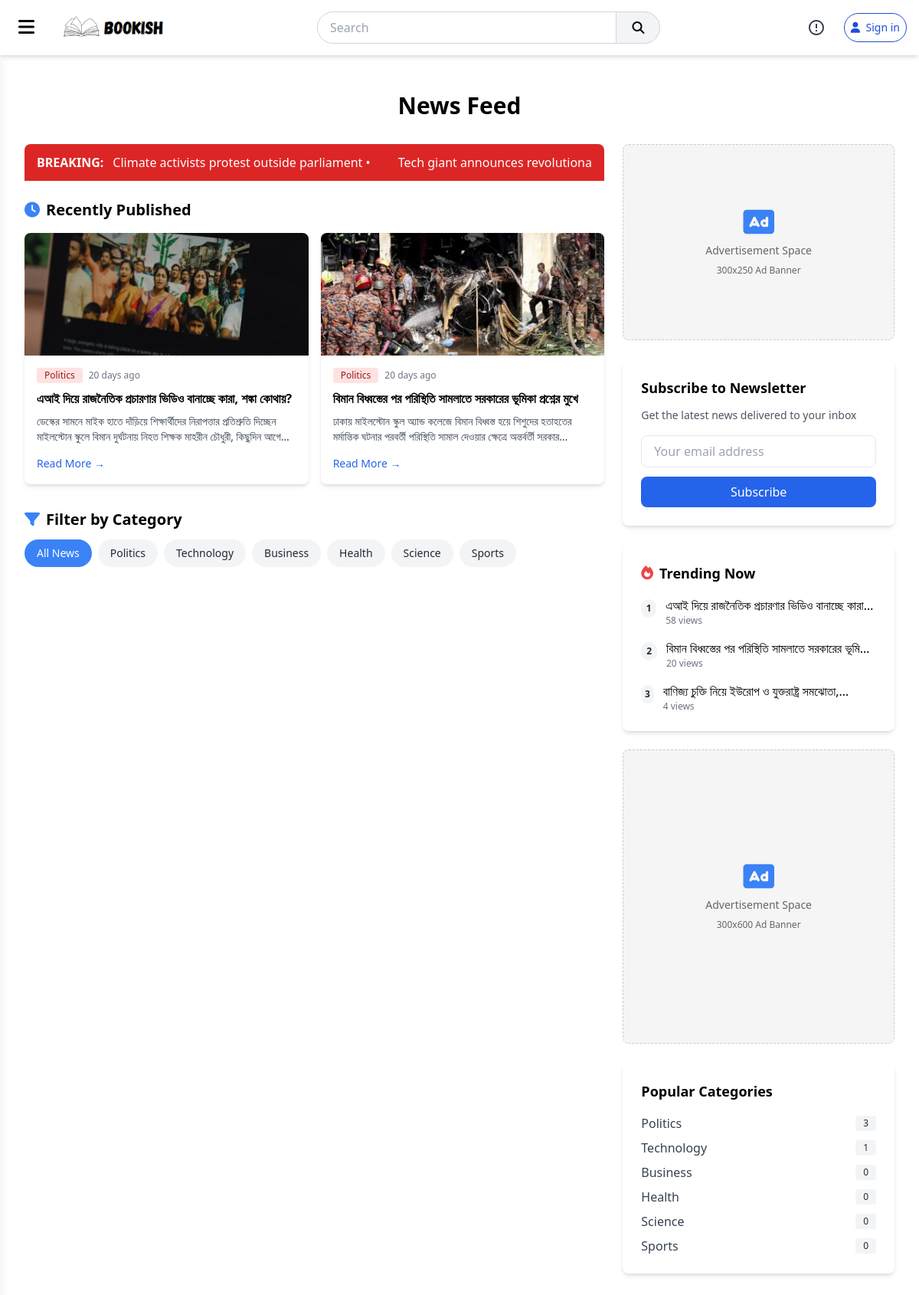
Page /news/feed on the committed database.
### main/models.py (models this page shows, shortened)
class News(models.Model):
    title = models.CharField(max_length=255)
    slug = AutoSlugField(populate_from='title', unique=True)
    description = models.TextField()
    content = CKEditor5Field(config_name="extends")
    author = models.ForeignKey(User, on_delete=models.CASCADE, related_name='news')
    category = models.ForeignKey(NewsCategory, on_delete=models.CASCADE, related_name='news', blank=True, null=True)
    published_date = models.DateTimeField(auto_now_add=True)
    updated_date = models.DateTimeField(auto_now=True)
    likes = models.ManyToManyField(User, related_name='liked_news', blank=True)
    dislikes = models.ManyToManyField(User, related_name='disliked_news', blank=True)
    views = models.PositiveIntegerField(default=0)
    publish = models.BooleanField(default=False)

class NewsImage(models.Model):
    news = models.ForeignKey(News, on_delete=models.CASCADE, related_name="images")
    image = models.ImageField(upload_to='news_images/')

class NewsCategory(models.Model):
    name = models.CharField(max_length=50)
    slug = AutoSlugField(populate_from="name", unique=True)
    def __str__(self):
        return self.name

### news/views.py (the view)
# urls.py: 2. Add a URL to urlpatterns:  path('', views.home, name='home')
def home(request):
    categories = NewsCategory.objects.annotate(news_count=Count('news')).order_by('-news_count')
    recent_news = News.objects.order_by('-published_date')[:2]
    trending_news = News.objects.annotate(views_count=Count('news_views')).order_by('-views_count')[:3]
    context = {
        'categories': categories,
        'recent_news': recent_news,
        "trending_news": trending_news
    }
    return render(request, 'news/index.html', context)

### main/context_processors.py (called while the page is built)
def notifications(request):
    if request.user.is_authenticated:
        return {'notifications': Notification.objects.filter(user=request.user).order_by('-created_at')[:5]}
    else:
        return Notification.objects.none()

def unread_notifications(request):
    if request.user.is_authenticated:
        return {'unread_notifications': Notification.objects.filter(user=request.user, is_read=False).count()}
    else:
        return Notification.objects.none()

### main/templatetags/custom_filters.py (called while the page is built)
@register.filter
def time_since(value):
    return time_since_custom(value)

### main/utils.py (called while the page is built)
def time_since_custom(dt):
    if not dt:
        return ""
    current_time = timezone.now()
    diff = relativedelta(current_time, dt)
    if diff.years > 0:
        return f"{diff.years} year{'s' if diff.years > 1 else ''} ago"
    elif diff.months > 0:
        return f"{diff.months} month{'s' if diff.months > 1 else ''} ago"
    elif diff.days > 0:
        return f"{diff.days} day{'s' if diff.days > 1 else ''} ago"
    elif diff.hours > 0:
        return f"{diff.hours} hour{'s' if diff.hours > 1 else ''} ago"
    elif diff.minutes > 0:
        return f"{diff.minutes} minute{'s' if diff.minutes > 1 else ''} ago"
    else:
        return "just now"

### templates/news/index.html (shortened to what this page needs)
{% extends 'base.html' %}
{% load static %}
{% load custom_filters %}
{% block content %}
    <div class="container mx-auto px-4 py-8 max-w-7xl">
        <header class="text-center mb-8">
            <h1 class="text-3xl font-bold">News Feed</h1>
        </header>
        <div class="flex flex-col lg:flex-row gap-6">
            <div class="w-full lg:w-2/3">
                <div class="bg-red-600 text-white px-4 py-3 rounded-t-lg mb-6 overflow-hidden relative">
                    <div class="flex items-center">
                        <span class="font-bold mr-3 whitespace-nowrap">BREAKING:</span>
                        <div class="overflow-hidden">
                            <div class="breaking-news-ticker whitespace-nowrap">
                                <span class="mr-8">Climate activists protest outside parliament •</span>
                                <span class="mr-8">Tech giant announces revolutionary AI assistant •</span>
                            </div>
                        </div>
                    </div>
                </div>
                <div class="mb-8">
                    <h2 class="text-xl font-semibold mb-4 flex items-center">
                        <i class="fas fa-clock mr-2 text-blue-500"></i> Recently Published
                    </h2>
                    <div class="grid grid-cols-1 md:grid-cols-2 gap-4">
                        {% for news in recent_news %}
                        <div class="bg-white rounded-lg shadow-md overflow-hidden">
                            <img src="{{news.images.first.image.url}}" alt="Protest" class="w-full h-40 object-cover">
                            <div class="p-4">
                                <div class="flex items-center mb-2">
                                    <span class="bg-red-100 text-red-800 text-xs font-medium px-2.5 py-0.5 rounded">{{news.category}}</span>
                                    <span class="text-gray-500 text-xs ml-2">{{news.published_date|time_since}}</span>
                                </div>
                                <h3 class="font-bold mb-2">{{news.title}}</h3>
                                <p class="text-gray-700 text-sm mb-3 line-clamp-2">{{news.content|striptags}}</p>
                                <a href="{% url 'news:news_details' news.slug %}" class="text-blue-600 hover:text-blue-800 text-sm font-medium">Read More →</a>
                            </div>
                        </div>
                        {% endfor %}
                    </div>
                </div>
                <div class="mb-6">
                    <h2 class="text-xl font-semibold mb-3 flex items-center">
                        <i class="fas fa-filter mr-2 text-blue-500"></i> Filter by Category
                    </h2>
                    <div class="flex flex-wrap gap-2">
                        <button class="category-filter active px-4 py-2 bg-blue-100 text-blue-800 rounded-full text-sm font-medium hover:bg-blue-200 transition">
                            All News
                        </button>
                        {% for cat in categories %}
                        <button class="category-filter px-4 py-2 bg-gray-100 text-gray-800 rounded-full text-sm font-medium hover:bg-gray-200 transition">
                            {{cat.name}}
                        </button>
                        {% endfor %}
                    </div>
                </div>
            </div>
            <div class="w-full lg:w-1/3 space-y-6">
                <div class="ad-container rounded-lg p-4 h-64">
                    <div class="text-center">
                        <i class="fas fa-ad text-4xl mb-2 text-blue-500"></i>
                        <p>Advertisement Space</p>
                        <p class="text-xs mt-2">300x250 Ad Banner</p>
                    </div>
                </div>
                <div class="bg-white rounded-lg shadow-md p-6">
                    <h3 class="font-bold text-lg mb-3">Subscribe to Newsletter</h3>
                    <p class="text-gray-600 text-sm mb-4">Get the latest news delivered to your inbox</p>
                    <form>
                        <input type="email" placeholder="Your email address" class="w-full px-4 py-2 border rounded-lg mb-3">
                        <button type="submit" class="w-full bg-blue-600 text-white py-2 rounded-lg hover:bg-blue-700 transition">Subscribe</button>
                    </form>
                </div>
                <div class="bg-white rounded-lg shadow-md p-6">
                    <h3 class="font-bold text-lg mb-4 flex items-center">
                        <i class="fas fa-fire text-red-500 mr-2"></i> Trending Now
                    </h3>
                    <div class="space-y-4">
                        {% for item in trending_news %}
                        <div class="flex items-start">
                            <span class="bg-gray-100 text-gray-800 font-bold rounded-full w-6 h-6 flex items-center justify-center text-xs mr-3 mt-1">{{forloop.counter}}</span>
                            <div>
                                <a href="{% url "news:news_details" item.slug %}" class="font-medium line-clamp-1">{{item.title}}</a>
                                <p class="text-gray-500 text-xs">{{item.views_count}} views</p>
                            </div>
                        </div>
                        {% endfor %}
                    </div>
                </div>
                <div class="ad-container rounded-lg p-4 h-96">
                    <div class="text-center">
                        <i class="fas fa-ad text-4xl mb-2 text-blue-500"></i>
                        <p>Advertisement Space</p>
                        <p class="text-xs mt-2">300x600 Ad Banner</p>
                    </div>
                </div>
                <div class="bg-white rounded-lg shadow-md p-6">
                    <h3 class="font-bold text-lg mb-4">Popular Categories</h3>
                    <div class="space-y-2">
                        {% for cat in categories %}
                        <a href="/news/feed?category={{cat.name}}" class="flex justify-between items-center text-gray-700 hover:text-blue-600">
                            <span>{{cat.name}}</span>
                            <span class="bg-gray-100 text-gray-800 text-xs font-medium px-2.5 py-0.5 rounded">{{cat.news_count}}</span>
                        </a>
                        {% endfor %}
                    </div>
                </div>
            </div>
        </div>
    </div>
{% endblock %}

### templates/news/index.html (style rules this page uses)
.breaking-news-ticker { animation: ticker 15s linear infinite; }
.category-filter.active { background-color: #3b82f6; color: white; }
.ad-container { background-color: #f5f5f5; border: 1px dashed #ccc; display: flex; align-items: center; justify-content: center; color: #666; font-size: 14px; margin-bottom: 20px; }

### rows in the picture
News: images.first.image (picture), category "Politics", published_date "20 days ago", title "এআই দিয়ে রাজনৈতিক প্রচারণার ভিডিও বানাচ্ছে কারা, শঙ্কা কোথায়?", content "ডেস্কের সামনে মাইক হাতে দাঁড়িয়ে শিক্ষার্থীদের নিরাপত্তার প্রতিশ্রুতি দিচ্ছেন মাইলস্টোন স্কুলে বিমান দুর্ঘটনায় নিহত শিক্ষক মাহরীন চৌধুরী, কিছুদিন…", title "এআই দিয়ে রাজনৈতিক প্রচারণার ভিডিও বানাচ্ছে…", views_count "58"
News: images.first.image (picture), category "Politics", published_date "20 days ago", title "বিমান বিধ্বস্তের পর পরিস্থিতি সামলাতে সরকারের ভূমিকা প্রশ্নের মুখে", content "ঢাকায় মাইলস্টোন স্কুল অ্যান্ড কলেজে বিমান বিধ্বস্ত হয়ে শিশুদের হতাহতের মর্মান্তিক ঘটনার পরবর্তী পরিস্থিতি সামাল দেওয়ার ক্ষেত্রে অন্তর্বর্তী…", title "বিমান বিধ্বস্তের পর পরিস্থিতি সামলাতে সরকারের…", views_count "20"
NewsCategory: name "Politics", news_count "3"
NewsCategory: name "Technology", news_count "1"
NewsCategory: name "Business", news_count "0"
NewsCategory: name "Health", news_count "0"
NewsCategory: name "Science", news_count "0"
NewsCategory: name "Sports", news_count "0"
News: title "বাণিজ্য চুক্তি নিয়ে ইউরোপ ও যুক্তরাষ্ট্র…", views_count "4"
